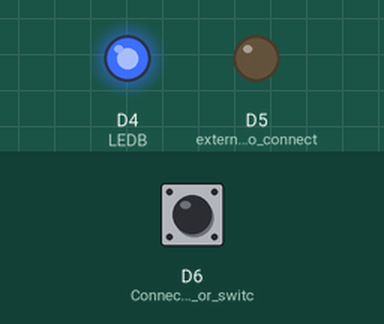
Simulated run of this sketch. Board: ESP8266 (NodeMCU). Shown: output pins drawn as LEDs (lit = HIGH). The inputs (shaded band) are chosen by the test bench; at power-on: D6 (Connect_a_button_or_switc) LOW.

Above: at 1.2 s.
1.3 s: D6 (Connect_a_button_or_switc) pulled HIGH for 0.15 s
At 1.37 s:
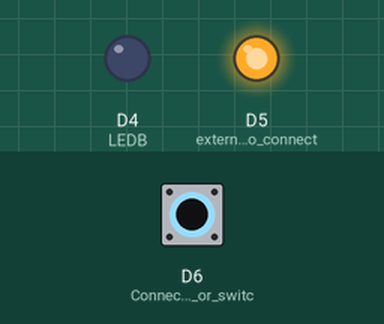
2.9 s: D6 (Connect_a_button_or_switc) pulled HIGH for 3.2 s
At 7.1 s:
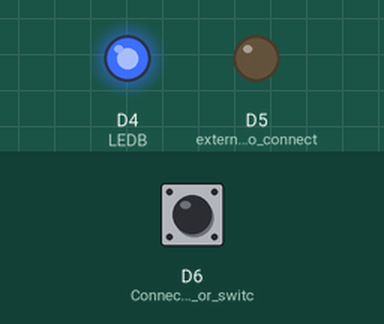
Timing chart, 0 to 8.6 s (numbered marks = the images above; inputs shaded):
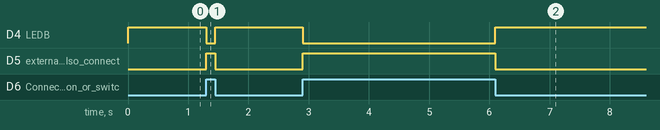

The sketch:

seeed-led-button.ino
```cpp
// (licence header left out)
#include <Arduino.h> // Only needed by https://platformio.org/

void setup() {
  pinMode(LED_BUILTIN, OUTPUT);     // LEDB = blue, LEDG or LED_BUILTIN = green, LEDR = red
  pinMode(D5, OUTPUT);              // external LED also connected to a resisator and GND
  pinMode(D6, INPUT_PULLDOWN);      // Connect a button or switch from D6to the button to 3V3
}

void loop() {
  if (digitalRead(D6)){
      digitalWrite(LED_BUILTIN, LOW);   // Internal LED on, weird right
      digitalWrite(D5, HIGH);           // External LED on
  } else {
      digitalWrite(LED_BUILTIN, HIGH);   // Internal LED off
      digitalWrite(D5, LOW);           // External LED off
  }
  // no delay needed since button/switch controls the action
}
```

Measured:
- after the input at 1.3 s, D4 (LEDB): HIGH → LOW at once, → HIGH 0.15 s later; D5 (external_LED_also_connect): LOW → HIGH at once, → LOW 0.15 s later
- after the input at 2.9 s, D4 (LEDB): HIGH → LOW at once, → HIGH 3.2 s later; D5 (external_LED_also_connect): LOW → HIGH at once, → LOW 3.2 s later
